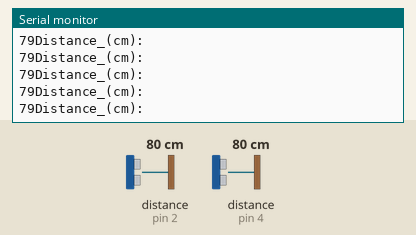
Bench run of a sketch on a simulated Arduino Uno, built with avr-gcc and run on an emulated ATmega328P. On the bench: the last lines printed to the serial monitor. Wiring (inferred from the names in the program): 2 × ultrasonic range finder: trigger pin 3, echo pin 2 / trigger pin 5, echo pin 4. The test bench sets the inputs (shaded band); at power-on: distance to the obstacle (sensors on pin 2, pin 4) 80 cm. The echo pulse lasts 58.3 µs per cm; WiFi joins after 1.5 s; servers stay silent unless stated.

Above: at 3.0 s.
3.1 s: distance to the obstacle (sensor on pin 2) set to 2 cm
At 3.15 s:
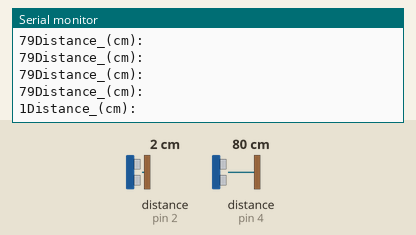
6.1 s: distance to the obstacle (sensor on pin 2) set to 4 cm
At 13.51 s:
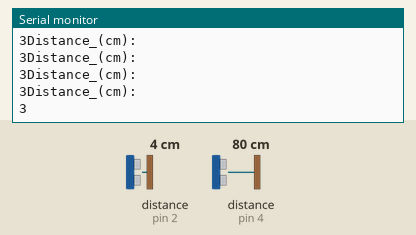
Timing chart, 0 to 13.6 s (numbered marks = the images above; inputs shaded):
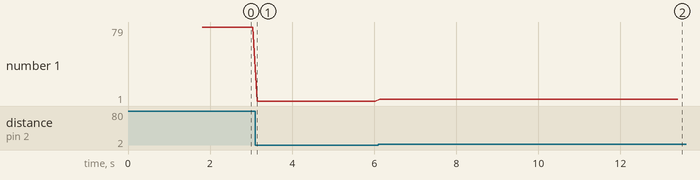

Measured:
- after the input at 3.1 s, the serial monitor: prints a new line after 0.05 s (image 1)
- after the input at 6.1 s, the serial monitor: prints a new line at once (image 2)
- plotted number 1: 79 → 1 after the input at 3.1 s, 1 → 3 after the input at 6.1 s

The sketch:

2UltrasoundBlynk.ino
```cpp
#define BLYNK_PRINT Serial
#define TRIG_PIN 3
#define ECHO_PIN 2
#define TRIG_PIN2 5
#define ECHO_PIN2 4

#include <ESP8266_Lib.h>
#include <BlynkSimpleShieldEsp8266.h>

// You should get Auth Token in the Blynk App.
// Go to the Project Settings (nut icon).
char auth[] = "auth";

// Your WiFi credentials.
// Set password to "" for open networks.
char ssid[] = "ssid";
char pass[] = "pass";

// Hardware Serial on Mega, Leonardo, Micro...
//#define EspSerial Serial1

// or Software Serial on Uno, Nano...
//#include <SoftwareSerial.h>
//SoftwareSerial EspSerial(2, 3); // RX, TX

// Your ESP8266 baud rate:
#define ESP8266_BAUD 115200

ESP8266 wifi(&Serial);

void setup()
{
  // Debug console
  Serial.begin(ESP8266_BAUD);
  Blynk.begin(auth, wifi, ssid, pass);
  pinMode(TRIG_PIN, OUTPUT);
  pinMode(ECHO_PIN, INPUT);
  pinMode(TRIG_PIN2, OUTPUT);
  pinMode(ECHO_PIN2, INPUT);

}

void loop()
{
  long duration,Range,duration2,Range2;
  digitalWrite(TRIG_PIN, LOW);
  delayMicroseconds(2);
  digitalWrite(TRIG_PIN, HIGH);
  delayMicroseconds(10);
  digitalWrite(TRIG_PIN, LOW);
  duration = pulseIn(ECHO_PIN, HIGH);
  Range = duration / 29.1 / 2;
  // Duplicate of above code
  digitalWrite(TRIG_PIN2, LOW);
  delayMicroseconds(2);
  digitalWrite(TRIG_PIN2, HIGH);
  delayMicroseconds(10);
  digitalWrite(TRIG_PIN2, LOW);
  duration2 = pulseIn(ECHO_PIN2, HIGH);
  Range2 = duration2 / 29.1 / 2;
  Serial.println("Distance_(cm): ");
  Serial.print(Range);
  // Periodically printing both distance values into virtual pin V5
  Blynk.run();
  Blynk.virtualWrite(V5,Range);
  delay(50);
  Blynk.virtualWrite(V5,Range2);
  delay(50);
}
```
